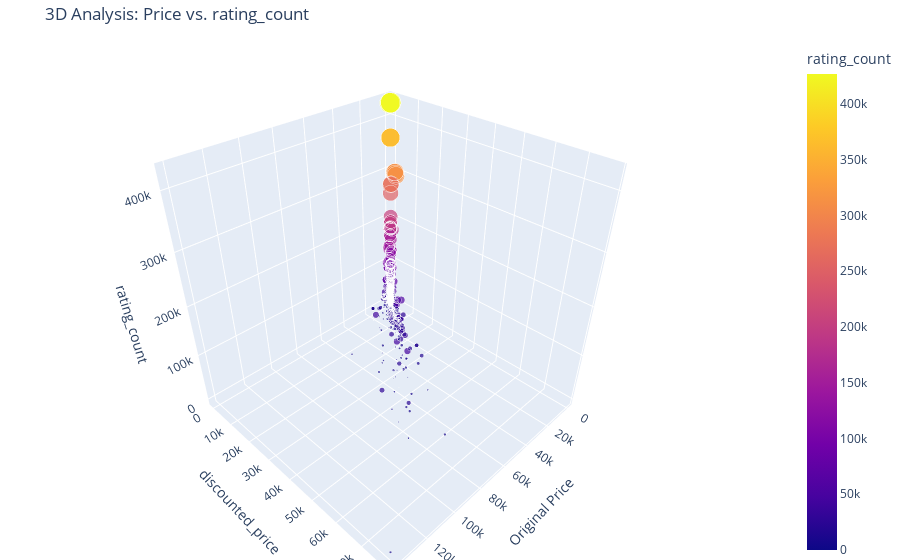

Write notebook code for a chart like this one.
### Code cell
# 3D Scatter Plot 생성
fig = px.scatter_3d(
    df, 
    x='actual_price', 
    y='discounted_price', 
    z='rating_count',
    color='rating_count',           # 평점에 따라 색상 변경
    size='rating_count',      # 리뷰 수가 많을수록 점을 크게 표시
    opacity=0.7,
    labels={'actual_price': 'Original Price', 'discounted_price': 'discounted_price', 'rating_count': 'rating_count'},
    title='3D Analysis: Price vs. rating_count'
)

# 레이아웃 설정 (차트가 너무 작지 않게)
fig.update_layout(margin=dict(l=0, r=0, b=0, t=40))
fig.show()

### Figure 1 — Plotly figure (JSON) as saved in the notebook; plotly's stock layout.template omitted (floating-point values rounded to 4 significant figures; data arrays with more than 128 entries replaced by an {"elided": "..."} marker saying what was removed)
{"data": [{"hovertemplate": "Original Price=%{x}<br>discounted_price=%{y}<br>rating_count=%{marker.color}<extra></extra>", "legendgroup": "", "marker": {"color": {"elided": "1455 float values"}, "coloraxis": "coloraxis", "opacity": 0.7, "size": {"elided": "1455 float values"}, "sizemode": "area", "sizeref": 1067.0, "symbol": "circle"}, "mode": "markers", "name": "", "scene": "scene", "showlegend": false, "type": "scatter3d", "x": {"elided": "1455 float values"}, "y": {"elided": "1455 float values"}, "z": {"elided": "1455 float values"}}], "layout": {"coloraxis": {"colorbar": {"title": {"text": "rating_count"}}, "colorscale": [[0, "#0d0887"], [0.1111, "#46039f"], [0.2222, "#7201a8"], [0.3333, "#9c179e"], [0.4444, "#bd3786"], [0.5556, "#d8576b"], [0.6667, "#ed7953"], [0.7778, "#fb9f3a"], [0.8889, "#fdca26"], [1, "#f0f921"]]}, "legend": {"itemsizing": "constant", "tracegroupgap": 0}, "margin": {"b": 0, "l": 0, "r": 0, "t": 40}, "scene": {"domain": {"x": [0, 1], "y": [0, 1]}, "xaxis": {"title": {"text": "Original Price"}}, "yaxis": {"title": {"text": "discounted_price"}}, "zaxis": {"title": {"text": "rating_count"}}}, "title": {"text": "3D Analysis: Price vs. rating_count"}}}
